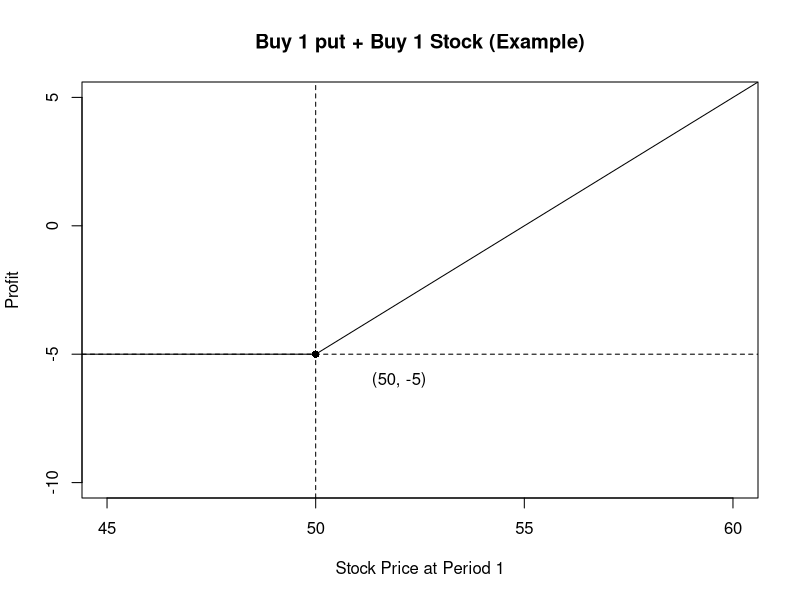
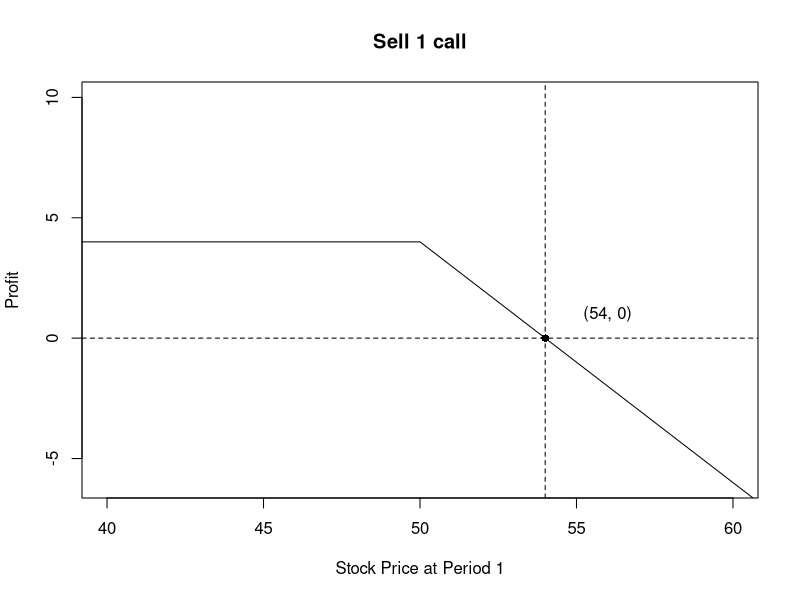
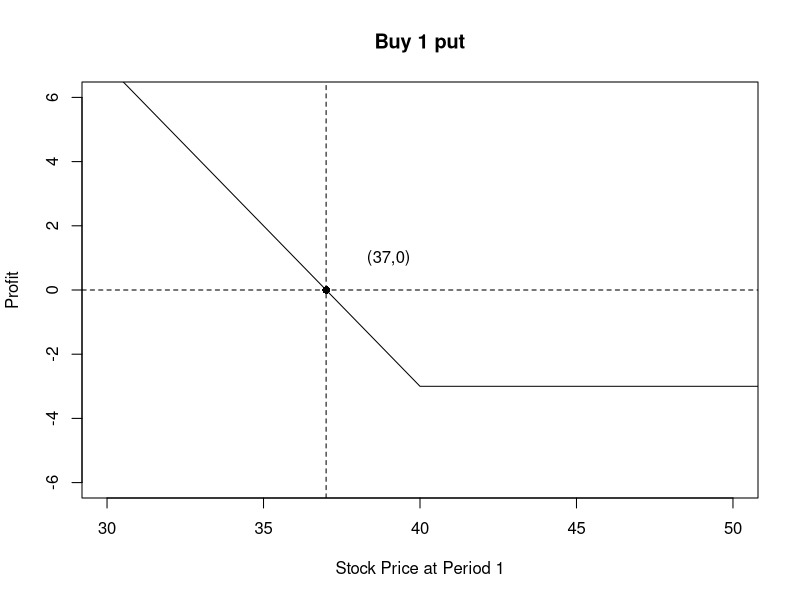
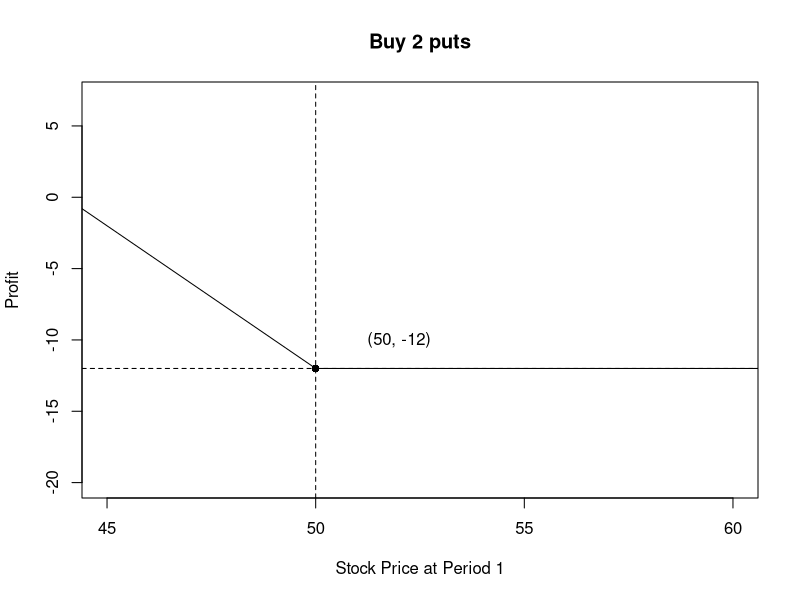
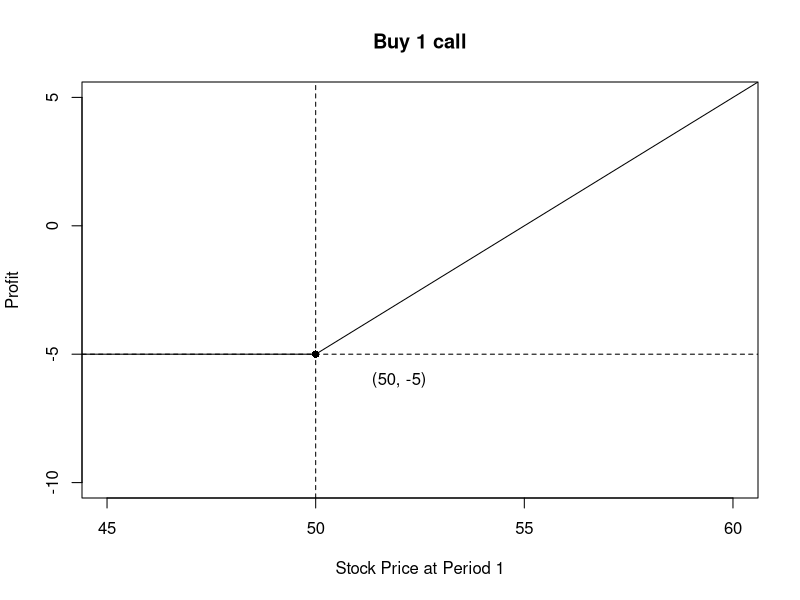
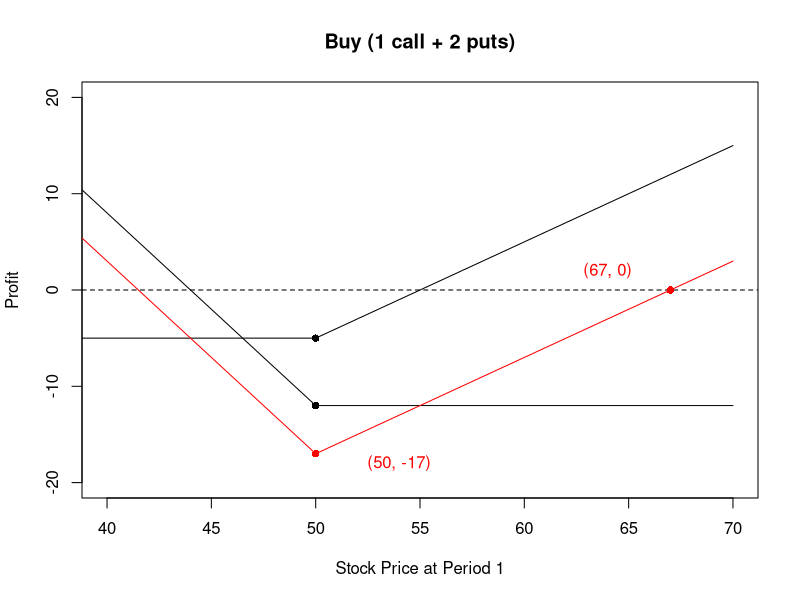
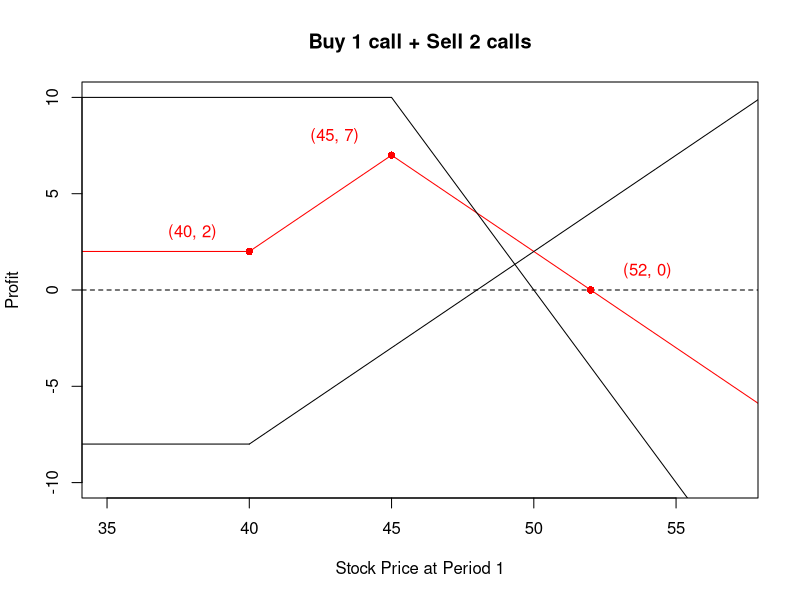
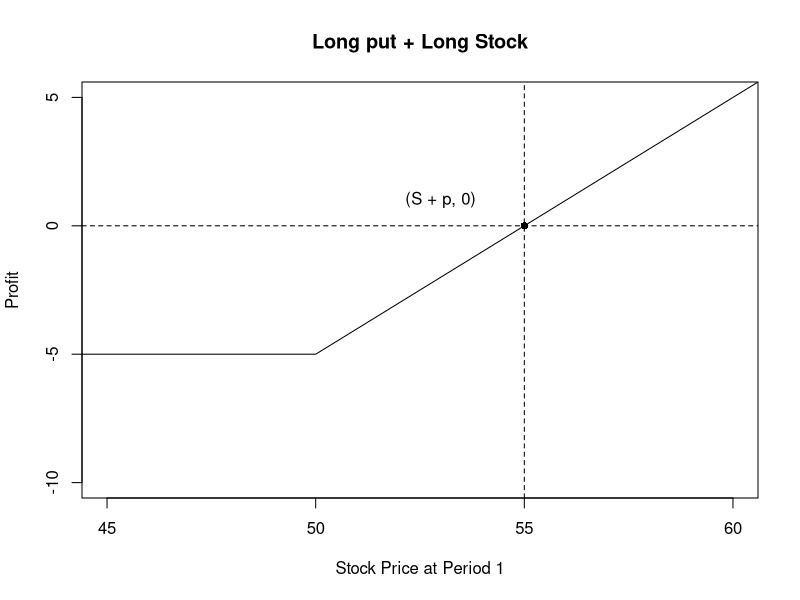

The R script that drew these images, in order:
105 * exp(-0.05)

51 * exp(-0.005) - 46

(50)*(1.005)

### Question 1.

x7_hw7 <- seq(30, 50)
y7_hw7 <- rep(-5, length(x7_hw7))

x8_hw7 <- seq(50, 70)
y8_hw7 <- -55 + x8_hw7

plot(c(x7_hw7, x8_hw7), c(y7_hw7, y8_hw7), type='l', xlim=c(45, 60), ylim=c(-10, 5), xlab='Stock Price at Period 1', ylab='Profit', main='Buy 1 put + Buy 1 Stock (Example)')
abline(v=50, lty='dashed')
abline(h=-5, lty='dashed')
points(50,-5, pch=16)
text(52,-6, '(50, -5)')

### Question 3.

x_hw7 <- seq(30, 50)
y_hw7 <- rep(4,21)

x2_hw7 <- seq(50, 70)
y2_hw7 <- 54 - x2_hw7

plot(c(x_hw7,x2_hw7), c(y_hw7,y2_hw7), type='l', xlim=c(40, 60), ylim=c(-6, 10), xlab='Stock Price at Period 1', ylab='Profit', main='Sell 1 call')
abline(v=54, lty='dashed')
abline(h=0, lty='dashed')
points(54, 0, pch=16)
text(56, 1, '(54, 0)')

### Question 4.

x3_hw7 <- seq(20, 40)
y3_hw7 <- 37 - x3_hw7

x4_hw7 <- seq(40, 60)
y4_hw7 <- rep(-3, length(x4_hw7))

plot(c(x3_hw7, x4_hw7), c(y3_hw7, y4_hw7), type='l', xlim=c(30, 50), ylim=c(-6,6), xlab='Stock Price at Period 1', ylab='Profit', main='Buy 1 put')
abline(v=37, lty='dashed')
abline(h=0, lty='dashed')
points(37,0,pch=16)
text(39,1, '(37,0)')

### Question 5.

x6_hw7 <- seq(50, 70)
y6_hw7 <- rep(-12, length(x6_hw7))

x5_hw7 <- seq(30, 50)
y5_hw7 <- 88 - 2 * x5_hw7

plot(c(x5_hw7, x6_hw7), c(y5_hw7, y6_hw7), type='l', xlim=c(45, 60), ylim=c(-20, 7), xlab='Stock Price at Period 1', ylab='Profit', main='Buy 2 puts')
abline(v=50, lty='dashed')
abline(h=-12, lty='dashed')
points(50,-12,pch=16)
text(52,-10, '(50, -12)')

x7_hw7 <- seq(30, 50)
y7_hw7 <- rep(-5, length(x7_hw7))

x8_hw7 <- seq(50, 70)
y8_hw7 <- -55 + x8_hw7

plot(c(x7_hw7, x8_hw7), c(y7_hw7, y8_hw7), type='l', xlim=c(45, 60), ylim=c(-10, 5), xlab='Stock Price at Period 1', ylab='Profit', main='Buy 1 call')
abline(v=50, lty='dashed')
abline(h=-5, lty='dashed')
points(50,-5, pch=16)
text(52,-6, '(50, -5)')

plot(c(x7_hw7, x8_hw7), c(y7_hw7, y8_hw7), type='l', xlim=c(40, 70), ylim=c(-20, 20), xlab='Stock Price at Period 1', ylab='Profit', main='Buy (1 call + 2 puts)')
lines(c(x5_hw7, x6_hw7), c(y5_hw7, y6_hw7))
lines(c(x5_hw7, x6_hw7), c(y5_hw7 + y7_hw7, y6_hw7 + y8_hw7), col='red')
points(50, -5, pch=16)
points(50, -12, pch=16)
points(50, -17, pch=16, col='red')
abline(h=0, lty='dashed')
points(67, 0, pch=16, col='red')
text(54, -18, '(50, -17)', col='red')
text(64, 2, '(67, 0)', col='red')

### Question 6.

x9_hw7 <- seq(20, 40)
y9_hw7 <- rep(2, length(x9_hw7))

x10_hw7 <- seq(40, 45)
y10_hw7 <- x10_hw7 - 38

x11_hw7 <- seq(45, 60)
y11_hw7 <- 52 - x11_hw7

x12_hw7 <- seq(20, 45)
y12_hw7 <- rep(10, length(x12_hw7))

x13_hw7 <- seq(45, 60)
y13_hw7 <- 100 - 2 * x13_hw7

x14_hw7 <- seq(20, 40)
y14_hw7 <- rep(-8, length(x14_hw7))

x15_hw7 <- seq(40, 60)
y15_hw7 <- x15_hw7 - 48

plot(c(x9_hw7, x10_hw7, x11_hw7), c(y9_hw7, y10_hw7, y11_hw7), type='l', col='red', xlim=c(35, 57), ylim=c(-10,10),
     xlab='Stock Price at Period 1', ylab='Profit', main='Buy 1 call + Sell 2 calls')
lines(x12_hw7, y12_hw7)
lines(x13_hw7, y13_hw7)
lines(x14_hw7, y14_hw7)
lines(x15_hw7, y15_hw7)
abline(h=0, lty='dashed')
points(40, 2, pch=16, col='red')
points(45, 7, pch=16, col='red')
points(52, 0, pch=16, col='red')
text(38, 3, '(40, 2)', col='red')
text(43, 8, '(45, 7)', col='red')
text(54, 1, '(52, 0)', col='red')

### Question 7.

## a. buy put, buy stock

plot(c(x7_hw7, x8_hw7), c(y7_hw7, y8_hw7), type='l', xlim=c(45, 60), ylim=c(-10, 5), xlab='Stock Price at Period 1', ylab='Profit', main='Long put + Long Stock')
abline(v=55, lty='dashed')
abline(h=0, lty='dashed')
points(55,0, pch=16)
text(53,1, '(S + p, 0)')

## b. sell put, sell stock

plot(c(x_hw7,x2_hw7), c(y_hw7,y2_hw7), type='l', xlim=c(40, 60), ylim=c(-6, 10), xlab='Stock Price at Period 1', ylab='Profit', main='Short put + Short stock')
abline(v=54, lty='dashed')
abline(h=0, lty='dashed')
points(54, 0, pch=16)
text(57, 1, '(p + S, 0)')

## c. buy call, sell stock

plot(c(x_hw7,x2_hw7), c(y_hw7 - 8,y2_hw7 - 8), type='l', xlim=c(40, 60), ylim=c(-6, 2), xlab='Stock Price at Period 1', ylab='Profit', main='Long call + Short stock')
abline(v=50, lty='dashed')
abline(h=0, lty='dashed')
points(50, -4, pch=16)
text(54, -3.5, '(E, - c + S - E)')

## d. sell call, buy stock

plot(c(x7_hw7, x8_hw7), c(y7_hw7, y8_hw7), type='l', xlim=c(45, 60), ylim=c(-10, 5), xlab='Stock Price at Period 1', ylab='Profit', main='Short call + Long Stock')
abline(v=55, lty='dashed')
abline(h=0, lty='dashed')
points(55,0, pch=16)
text(53,1, '(c + S, 0)')

#### Question 8.

x16_hw7 <- seq(-10, 50)
y16_hw7 <- rep(-5, length(x16_hw7))

x17_hw7 <- seq(50, 60)
y17_hw7 <-  -5 - 50 + x17_hw7

x18_hw7 <- seq(60, 90)
y18_hw7 <- rep(5, length(x18_hw7))

plot(c(x16_hw7, x17_hw7, x18_hw7), c(y16_hw7, y17_hw7, y18_hw7), type='l', xlim=c(40, 70), ylim=c(-8, 8), 
     xlab='Stock Price at Period 1', ylab= 'Profit', main='Bull call spread')
abline(v=50, lty='dashed')
abline(v=60, lty='dashed')
points(50,-5, pch=16)
points(60, 5, pch=16)
text(46, -4, 'C2 - C1')
text(65, 4, 'C2 - C1 + 10')

plot(c(x16_hw7, x17_hw7, x18_hw7), c(y16_hw7 + 10, (-1) * y17_hw7, y18_hw7 - 10), type='l', xlim=c(40, 70), ylim=c(-8,8),
     xlab='Stock Price at Period 1', ylab= 'Profit', main='Bear put spread')
abline(v=50, lty='dashed')
abline(v=60, lty='dashed')
points(50, 5, pch=16)
points(60, -5, pch=16)
text(45, 4, '10 + P2 - P1')
text(64, -4, 'P2 - P1')

plot(c(x16_hw7, x17_hw7, x18_hw7), c(y16_hw7 + y16_hw7 + 10, y17_hw7 + (-1) * y17_hw7, y18_hw7 + y18_hw7 - 10), type='l', xlim=c(40, 70), ylim=c(-8,8),
     xlab='Stock Price at Period 1', ylab= 'Profit', main='Bull call Spread \n + Bear put spread', col='red')
lines(c(x16_hw7, x17_hw7, x18_hw7), c(y16_hw7, y17_hw7, y18_hw7), type='l')
lines(c(x16_hw7, x17_hw7, x18_hw7), c(y16_hw7 + 10, (-1) * y17_hw7, y18_hw7 - 10), type='l')
text(64, 4, 'Bull call')
text(64, -4, 'Bear put')

#### Question 9.

#### Question 10.

plot(c(x16_hw7, x17_hw7, x18_hw7), c(y16_hw7 + 10, (-1) * y17_hw7, y18_hw7 - 10), type='l', xlim=c(40, 70), ylim=c(-8,8),
     xlab='Stock Price at Period 1', ylab= 'Profit', main='Sell one call + Buy one call')
abline(v=50, lty='dashed')
abline(v=60, lty='dashed')
points(50, 5, pch=16)
points(60, -5, pch=16)
text(46, 4, 'C1 - C2')
text(65, -4, 'C1 - C2 - 10')

?plot
